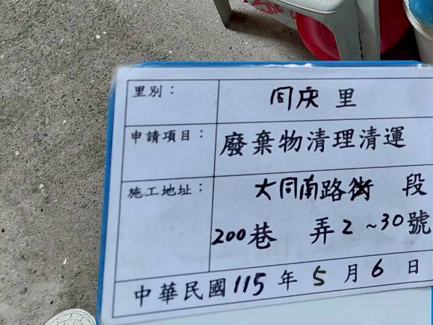
#> input picture 02_歷史程式與除錯圖片/debug_wb_crop.png, 433 x 325 px, found by its file name
$ python debug_measure_2.py
#> lines starting #> are read from the running program, lines starting #| are printed output that depends on the picture
import cv2
import numpy as np

wb_crop = cv2.imread("debug_wb_crop.png")
#> wb_crop is the input picture: shape (325, 433, 3); mean B, G, R 161, 146.6, 136.5
if wb_crop is not None:
    # Crop year "115"
    year_crop = wb_crop[270:310, 230:290]
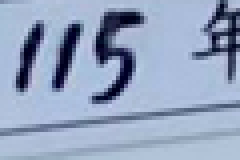
#> year_crop: shape (40, 60, 3) (shown 4 times larger); mean B, G, R 191, 163.6, 148
    cv2.imwrite("debug_year_crop_correct.png", year_crop)
    print("Saved debug_year_crop_correct.png")

    # Crop month "5"
    month_crop = wb_crop[270:310, 340:380]
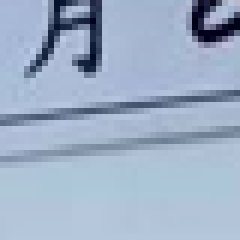
#> month_crop: shape (40, 40, 3) (shown 6 times larger); mean B, G, R 198.4, 175.1, 157.8
    cv2.imwrite("debug_month_crop_correct.png", month_crop)
    print("Saved debug_month_crop_correct.png")

$ run again, with 02_歷史程式與除錯圖片/debug_043_wb_2.png copied over 02_歷史程式與除錯圖片/debug_wb_crop.png
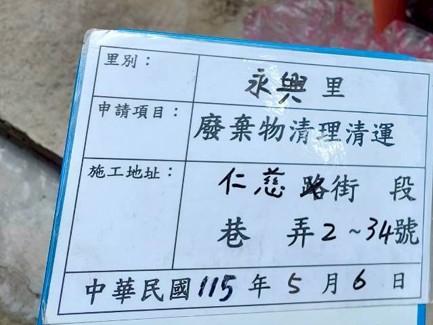
#> input picture 02_歷史程式與除錯圖片/debug_043_wb_2.png, 433 x 325 px, found by its file name
#> wb_crop is the input picture: shape (325, 433, 3); mean B, G, R 197.1, 178.1, 159.3
#> `year_crop = wb_crop[270:310, 230:290]`:
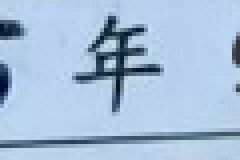
#> year_crop: shape (40, 60, 3) (shown 4 times larger); mean B, G, R 217.9, 191, 167.1
#> `month_crop = wb_crop[270:310, 340:380]`:
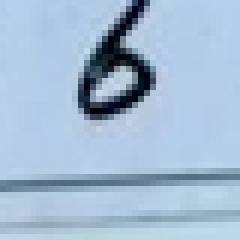
#> month_crop: shape (40, 40, 3) (shown 6 times larger); mean B, G, R 210.8, 187.1, 163.6
